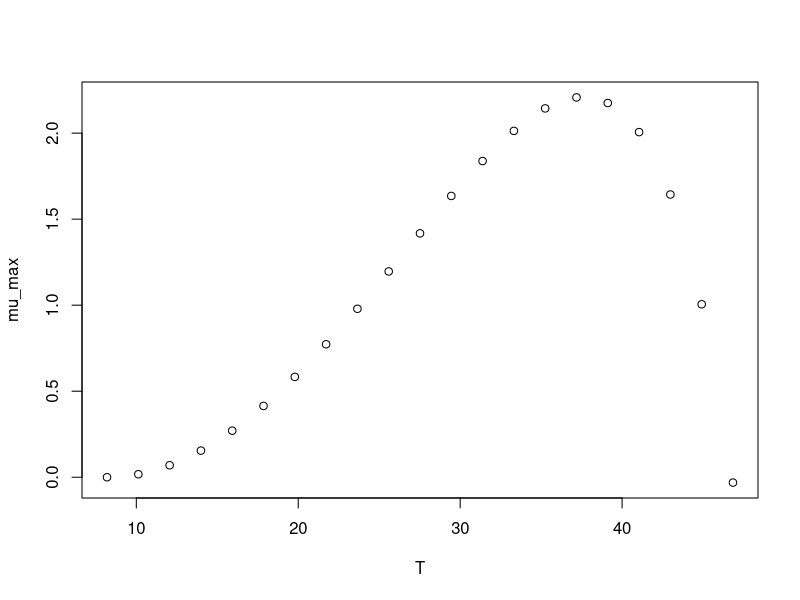

Source code (R):
#############################
# start of Parameter script
#############################
T <- seq(8.19180819180819,46.8468,length.out=21)
#############################
# end of Parameter script
#############################
############################# 
# start of Model script Gropin ID 1172 
#############################
 
# constant coefficients for this model
 
variables <- data.frame(T)
argumentsPar <- expand.grid(variables)
 
# heart of the model
response_surface <- function(T) {
   mumax <-2.21*(T-46.8)*((T-8.23)^2)/(((37.6-8.23)*(T-37.6)-(37.6-46.8)*(37.6+8.23-2*T))*(37.6-8.23))

return(mumax=mumax)
} 

# output parameters
mumax <- cbind(argumentsPar,response_surface(argumentsPar['T']))
colnames(mumax) <- c(colnames(argumentsPar),'mumax')
#############################
# End of Model script
#############################
############################# 
# start of Visualisation script Gropin ID 1172 
#############################
plot(T,mumax$mumax,
                          xlab='T',
                          ylab='mu_max')
#############################
# End of Visualisation script
#############################
